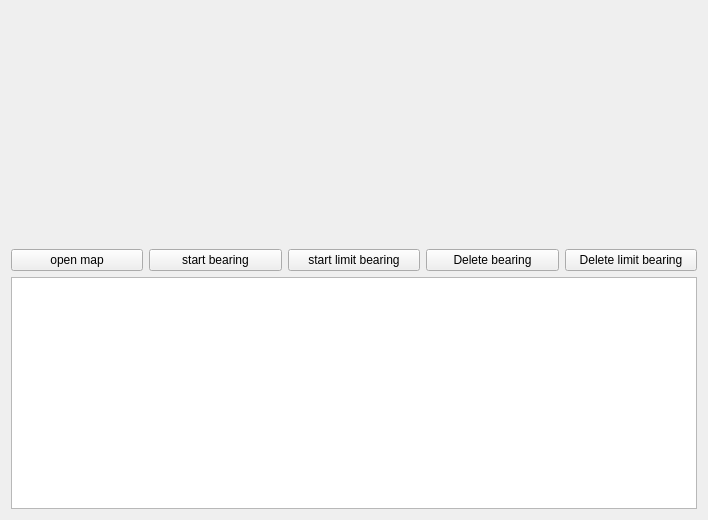
<?xml version="1.0" encoding="UTF-8"?>
<ui version="4.0">
 <class>BearingLifetimeWindow</class>
 <widget class="QWidget" name="BearingLifetimeWindow">
  <property name="geometry">
   <rect>
    <x>0</x>
    <y>0</y>
    <width>708</width>
    <height>520</height>
   </rect>
  </property>
  <property name="windowTitle">
   <string>Bearing Lifetime</string>
  </property>
  <layout class="QHBoxLayout" name="horizontalLayout">
   <item>
    <layout class="QVBoxLayout" name="verticalLayout_2">
     <item>
      <layout class="QHBoxLayout" name="horizontalLayout_2">
       <item>
        <widget class="PwGisWidget" name="pwgiswidget" native="true">
         <property name="sizePolicy">
          <sizepolicy hsizetype="Expanding" vsizetype="Expanding">
           <horstretch>0</horstretch>
           <verstretch>0</verstretch>
          </sizepolicy>
         </property>
        </widget>
       </item>
      </layout>
     </item>
     <item>
      <layout class="QHBoxLayout" name="horizontalLayout_3">
       <item>
        <widget class="QPushButton" name="btnOpenMap">
         <property name="text">
          <string>open map</string>
         </property>
        </widget>
       </item>
       <item>
        <widget class="QPushButton" name="btnEnableTimer">
         <property name="text">
          <string>start bearing</string>
         </property>
        </widget>
       </item>
       <item>
        <widget class="QPushButton" name="btnEnableLimitTimer">
         <property name="text">
          <string>start limit bearing</string>
         </property>
        </widget>
       </item>
       <item>
        <widget class="QPushButton" name="btnDeleteBearing">
         <property name="text">
          <string>Delete bearing</string>
         </property>
        </widget>
       </item>
       <item>
        <widget class="QPushButton" name="btnDeleteLimitBearing">
         <property name="text">
          <string>Delete limit bearing</string>
         </property>
        </widget>
       </item>
      </layout>
     </item>
     <item>
      <widget class="QTextEdit" name="txtLog"/>
     </item>
    </layout>
   </item>
  </layout>
 </widget>
 <customwidgets>
  <customwidget>
   <class>PwGisWidget</class>
   <extends>QWidget</extends>
   <header location="global">PwGis/pwgiswidget.h</header>
   <container>1</container>
  </customwidget>
 </customwidgets>
 <resources/>
 <connections/>
</ui>
